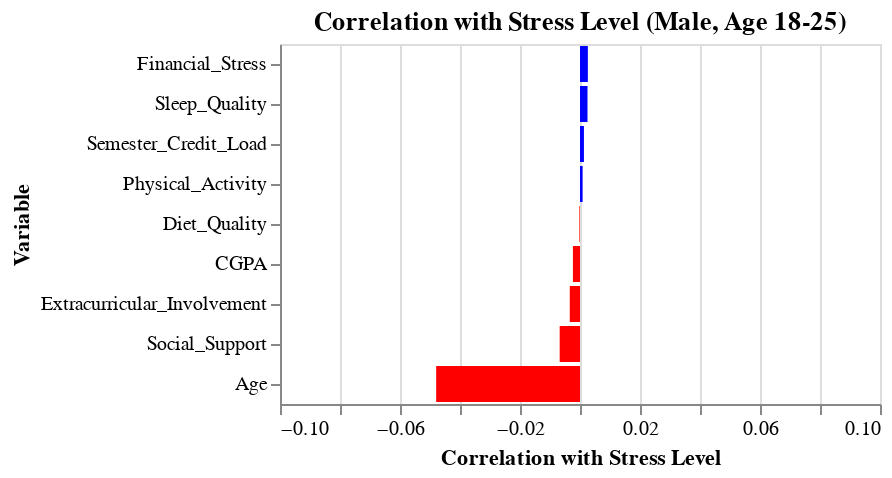

Notebook cell for this chart:
### Code cell
#Correlation with Stress Level (Male, Age 18-25)
correlation_columns_adjusted = [
    'Stress_Level', 'CGPA', 'Sleep_Quality', 'Physical_Activity',
    'Diet_Quality', 'Social_Support', 'Financial_Stress',
    'Extracurricular_Involvement', 'Semester_Credit_Load', 'Age'
]

data_adjusted_male_18_25 = data_adjusted[
    (data_adjusted['Gender'] == 'Male') & 
    (data_adjusted['Age'] >= 18) & 
    (data_adjusted['Age'] <= 25)
]

correlation_matrix_male_18_25 = data_adjusted_male_18_25[correlation_columns_adjusted].corr()

correlation_data_male_18_25 = correlation_matrix_male_18_25[['Stress_Level']].reset_index()

correlation_data_male_18_25.columns = ['Variable', 'Correlation_with_Stress_Level']

correlation_data_male_18_25 = correlation_data_male_18_25[
    correlation_data_male_18_25['Variable'] != 'Stress_Level'
]

chart = alt.Chart(correlation_data_male_18_25).mark_bar().encode(
    x=alt.X(
        'Correlation_with_Stress_Level:Q', 
        title='Correlation with Stress Level', 
        scale=alt.Scale(domain=(-0.1, 0.1)) 
    ),
    y=alt.Y('Variable:O', sort='-x'),
    color=alt.condition(
        alt.datum.Correlation_with_Stress_Level > 0,
        alt.value("blue"), 
        alt.value("red")    
    )
).properties(
    title="Correlation with Stress Level (Male, Age 18-25)"
)
chart.save("male_correlation_stress_level.html")
chart

### Figure 1 — Vega-Lite specification as saved in the notebook (floating-point values rounded to 4 significant figures)
{"config": {"view": {"continuousWidth": 300, "continuousHeight": 300}}, "data": {"name": "data-214f1c91578ba9b726355285ee77d733"}, "mark": {"type": "bar"}, "encoding": {"color": {"condition": {"test": "(datum.Correlation_with_Stress_Level > 0)", "value": "blue"}, "value": "red"}, "x": {"field": "Correlation_with_Stress_Level", "scale": {"domain": [-0.1, 0.1]}, "title": "Correlation with Stress Level", "type": "quantitative"}, "y": {"field": "Variable", "sort": "-x", "type": "ordinal"}}, "title": "Correlation with Stress Level (Male, Age 18-25)", "$schema": "https://vega.github.io/schema/vega-lite/v5.20.1.json", "datasets": {"data-214f1c91578ba9b726355285ee77d733": [{"Variable": "CGPA", "Correlation_with_Stress_Level": -0.002359}, {"Variable": "Sleep_Quality", "Correlation_with_Stress_Level": 0.002497}, {"Variable": "Physical_Activity", "Correlation_with_Stress_Level": 0.0008739}, {"Variable": "Diet_Quality", "Correlation_with_Stress_Level": -0.0002014}, {"Variable": "Social_Support", "Correlation_with_Stress_Level": -0.006775}, {"Variable": "Financial_Stress", "Correlation_with_Stress_Level": 0.002619}, {"Variable": "Extracurricular_Involvement", "Correlation_with_Stress_Level": -0.00341}, {"Variable": "Semester_Credit_Load", "Correlation_with_Stress_Level": 0.001311}, {"Variable": "Age", "Correlation_with_Stress_Level": -0.04794}]}}
